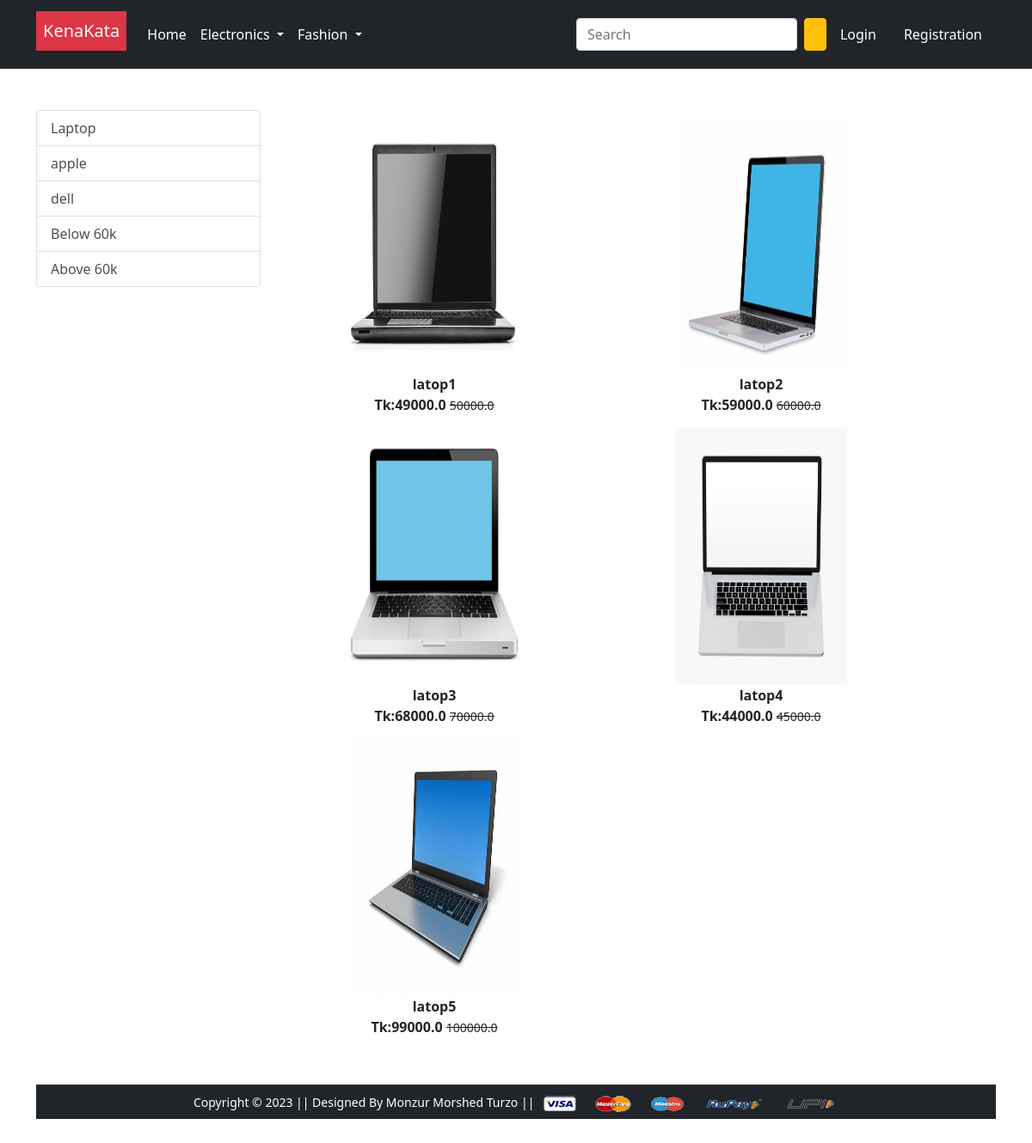
The page /laptop on the database its author committed.
### app/models.py (models this page shows, shortened)
class Product(models.Model):
    title=models.CharField(max_length=100)
    selling_price=models.FloatField()
    discounted_price=models.FloatField()
    description=models.TextField()
    brand=models.CharField(max_length=100)
    catagory=models.CharField(choices=CATAGORY_CHOICES,max_length=2)
    product_image=models.ImageField(upload_to='productimg')

### app/views.py (the view)
# urls.py: path('laptop', views.laptop, name='laptop'),
def laptop(request,data=None):
    if data == None:
        laptops=Product.objects.filter(catagory='L')
    elif data== 'below' :
        laptops=Product.objects.filter(catagory='L').filter(discounted_price__lt=60000)
    elif data== 'above' :
        laptops=Product.objects.filter(catagory='L').filter(discounted_price__gt=60000)
    elif data == 'apple' or 'dell':
        laptops=Product.objects.filter(catagory='L').filter(brand=data)
    return render(request, 'app/laptop.html',{'laptops':laptops})

### app/templates/app/laptop.html (shortened to what this page needs)
{% extends 'app/base.html' %}
{% load static %}
{% block main-content %}
<div class="container my-5">
 <div class="row">
  <div class="col-sm-3">
    <div class="list-group">
        <a href="{% url 'laptop' %}" class="list-group-item list-group-item-action" aria-current="true">Laptop</a>
        <a href="{% url 'laptopdata' 'apple' %}" class="list-group-item list-group-item-action" aria-current="true">apple</a>
        <a href="{% url 'laptopdata' 'dell' %}" class="list-group-item list-group-item-action" aria-current="true">dell</a>
        <a href="{% url 'laptopdata' 'below' %}" class="list-group-item list-group-item-action" aria-current="true">Below 60k</a>
        <a href="{% url 'laptopdata' 'above' %}" class="list-group-item list-group-item-action" aria-current="true">Above 60k</a>
        </div>
    </div>
    <div class="col-sm-8">
        <div class="row">
            {% for product in laptops %}
                <div class="col-sm-6 text-center mb-6" >
                    <a href="{% url 'product-detail' product.id %}" class="btn">
                        <div class="item">
                            <img src="{{product.product_image.url}}" alt="" height="300" width="200" class="">
                                <div class="fw-bold"> {{product.title}}</div>
                                    <div class="fw-bold">Tk:{{product.discounted_price}}
                                        <small class="fw-light text-decoration-line-through">
                                            {{product.selling_price}}
                                        </small>
                                    </div>
                         </div>
                    </a>
                </div>
            {% endfor %}
        </div>
    </div>
</div>
{% endblock main-content %}

### rows shown on the page
Product: product_image (picture), title "latop1", discounted_price "49000.0", selling_price "50000.0"
Product: product_image (picture), title "latop2", discounted_price "59000.0", selling_price "60000.0"
Product: product_image (picture), title "latop3", discounted_price "68000.0", selling_price "70000.0"
Product: product_image (picture), title "latop4", discounted_price "44000.0", selling_price "45000.0"
Product: product_image (picture), title "latop5", discounted_price "99000.0", selling_price "100000.0"
